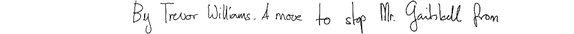
#> input picture data/sample_online/0_6cfd6616717146a687391b52621340c1.tif, 574 x 34 px, shrunk from 1024 x 60 before the run
$ python grid_distortion.py data/sample_offline/a05-039-00.png out.png
#> lines starting #> are read from the running program, lines starting #| are printed output that depends on the picture
#> in get_test_image, img is the input picture: shape (34, 574); min 0, max 255, mean 244.7
import cv2
import numpy as np
from scipy.interpolate import griddata
from scipy import ndimage
import sys
from scipy.ndimage.interpolation import map_coordinates
from scipy.ndimage.filters import gaussian_filter
import numpy as np
import matplotlib.pylab as plt

INTERPOLATION = {
    "linear": cv2.INTER_LINEAR,
    "cubic": cv2.INTER_CUBIC
}
cv2.setNumThreads(0)

# [142 lines left out: functions occlude, _occlude, warp_image, noise, not called in this run]

def crop(img, threshold=200, padding=10):
#> called with threshold = 200, padding = 10
    all_ink = np.where(img < threshold)
#> all_ink = 1356 positions, rows 0 to 33, columns 133 to 497
    try:
        first_ink = max(0, np.min(all_ink[1]) - padding)
#> first_ink = 123
        last_ink = min(np.max(all_ink[1])+padding, img.shape[1])
#> last_ink = 507

        # Must be at least 50 pixels wide
        if last_ink - first_ink > 50:
            return img[:, first_ink:last_ink]
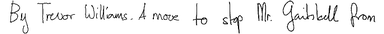
#> returned value: shape (34, 384); min 0, max 255, mean 239.7
        else:
            return img
    except:
        return img


# [16 lines left out: function random_distortions, not called in this run]

def blur(img, intensity=1.5):
    return ndimage.gaussian_filter(img, intensity)

# [60 lines left out: functions gaussian_noise, elastic_transform, not called in this run]

def get_test_image():
    input_image = "data/prepare_IAM_Lines/lines/m04/m04-061/m04-061-02.png"
    input_image = "data/sample_offline/a05-039-00.png"
    input_image = "data/sample_online/0_6cfd6616717146a687391b52621340c1.tif"
    img = cv2.imread(input_image, 0)
    plt.imshow(img, cmap="gray")
    plt.title("Original image")
    plt.show()
    return img

# [22 lines left out: function test, not called in this run]

def test2():
        img = get_test_image()
        cropped = crop(img)
        plt.imshow(cropped, cmap="gray")
        plt.title("cropped")
        plt.show()

if __name__ == "__main__":
    test2()
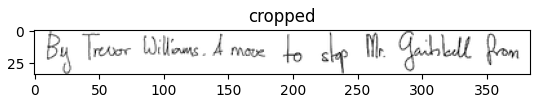
#> figure drawn by matplotlib, 1 panel

$ run again, with data/sample_offline/a04-039-01.png saved as data/sample_online/0_6cfd6616717146a687391b52621340c1.tif
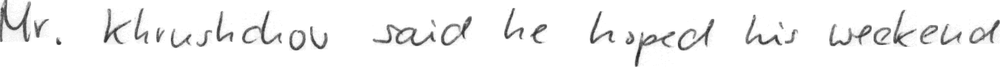
#> input picture data/sample_offline/a04-039-01.png, 1000 x 67 px, shrunk from 1645 x 110 before the run
#> in get_test_image, img is the input picture: shape (67, 1000); min 34, max 255, mean 242.8
#> all_ink = 5441 positions, rows 0 to 66, columns 0 to 999
#> first_ink = 0
#> last_ink = 1000
#> `test2()`:
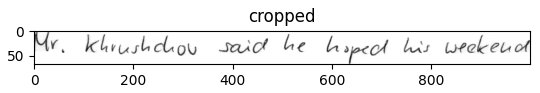
#> figure drawn by matplotlib, 1 panel

$ run again, with data/sample_offline/a04-085-02.png saved as data/sample_online/0_6cfd6616717146a687391b52621340c1.tif
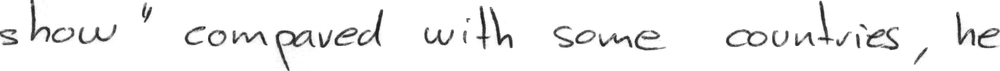
#> input picture data/sample_offline/a04-085-02.png, 1000 x 71 px, shrunk from 1707 x 122 before the run
#> in get_test_image, img is the input picture: shape (71, 1000); min 22, max 255, mean 242.5
#> all_ink = 5492 positions, rows 0 to 70, columns 0 to 999
#> first_ink = 0
#> last_ink = 1000
#> `test2()`:
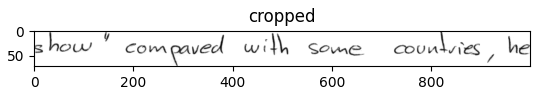
#> figure drawn by matplotlib, 1 panel
